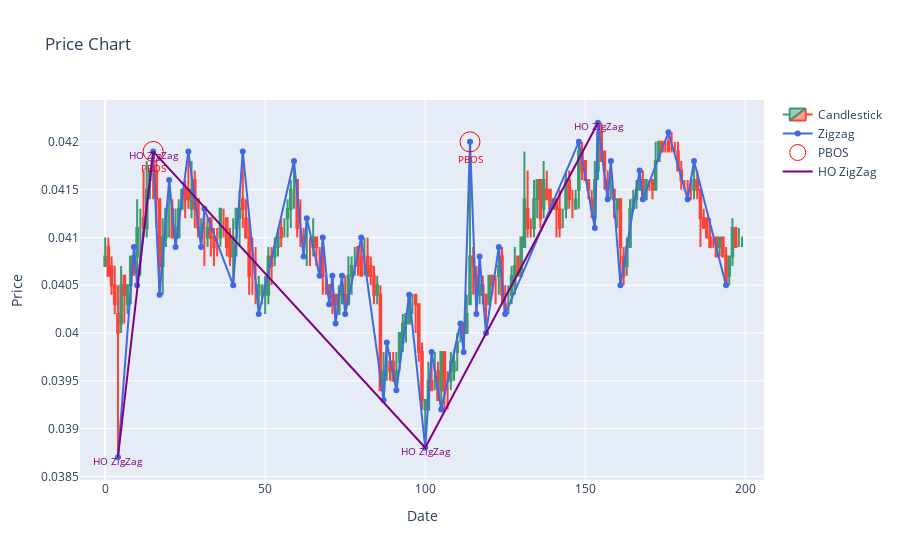

Notebook cell for this chart:
### Code cell
pt = gu.PlottingTool()
pt.draw_candlesticks(pair_df)
pt.draw_zigzag(algo.zigzag_df)
# pt.draw_zigzag(h_o_zigzag_df, title='Higher order Zigzag', color='black')
pt.draw_points_with_label(algo.pair_df.iloc[algo.pbos_indices].index, algo.pair_df.iloc[algo.pbos_indices].high, "PBOS")
pt.draw_points_with_label(algo.zigzag_df[algo.zigzag_df.pair_df_index.isin(algo.h_o_indices)].pair_df_index,
                          algo.zigzag_df[algo.zigzag_df.pair_df_index.isin(algo.h_o_indices)].pivot_value, "HO ZigZag", draw_line=True)
# pt.draw_points_with_label(bos_df.loc[bos_df.pivot_type == "valley"], "BOS-S", color="red")
# pt.draw_points_with_label(lplb_df.loc[lplb_df.pivot_type == "peak"], "LPLB-S", color="orange")
# pt.draw_points_with_label(lpl_df.loc[lpl_df.pivot_type == "peak"], "LPL-S", color="green")
# for box in boxes_list:
#     print(box.id)
#     pt.draw_box(box, pair_df_end_index=pair_df.last_valid_index())
# pt.draw_highlight()
# pt.draw_points_with_label(bos_df.loc[bos_df.pivot_type == "valley"], "BOS-S", color="blue")
pt.show()

### Figure 1 — Plotly figure (JSON) as saved in the notebook; plotly's stock layout.template omitted (floating-point values rounded to 4 significant figures; data arrays with more than 128 entries replaced by an {"elided": "..."} marker saying what was removed)
{"data": [{"close": {"elided": "200 float values"}, "high": {"elided": "200 float values"}, "low": {"elided": "200 float values"}, "name": "Candlestick", "open": {"elided": "200 float values"}, "x": {"elided": "200 int values"}, "type": "candlestick"}, {"line": {"color": "royalblue"}, "mode": "lines+markers", "name": "Zigzag", "x": [4, 9, 10, 15, 17, 20, 22, 26, 30, 31, 40, 43, 48, 59, 62, 63, 67, 68, 70, 71, 72, 74, 75, 80, 87, 88, 91, 95, 100, 102, 105, 111, 112, 114, 116, 117, 119, 123, 125, 148, 153, 154, 157, 158, 161, 167, 168, 176, 182, 184, 194], "y": [0.0387, 0.0409, 0.0405, 0.0419, 0.0404, 0.0416, 0.0409, 0.0419, 0.0409, 0.0413, 0.0405, 0.0419, 0.0402, 0.0418, 0.0408, 0.0412, 0.0406, 0.041, 0.0403, 0.0406, 0.0401, 0.0406, 0.0402, 0.041, 0.0393, 0.0399, 0.0394, 0.0404, 0.0388, 0.0398, 0.0392, 0.0401, 0.0398, 0.042, 0.0402, 0.0408, 0.04, 0.0409, 0.0402, 0.042, 0.0411, 0.0422, 0.0414, 0.0418, 0.0405, 0.0417, 0.0414, 0.0421, 0.0414, 0.0418, 0.0405], "type": "scatter"}, {"marker": {"color": "red", "size": 20, "symbol": "circle-open"}, "mode": "markers+text", "name": "PBOS", "text": "PBOS", "textfont": {"color": "red", "size": 10}, "textposition": "bottom center", "x": [15, 114], "y": [0.0419, 0.042], "type": "scatter"}, {"marker": {"color": "purple", "size": 20, "symbol": "circle-open"}, "mode": "lines+text", "name": "HO ZigZag", "text": "HO ZigZag", "textfont": {"color": "purple", "size": 10}, "textposition": "bottom center", "x": [4, 15, 100, 154], "y": [0.0387, 0.0419, 0.0388, 0.0422], "type": "scatter"}], "layout": {"xaxis": {"rangeslider": {"visible": false}, "title": {"text": "Date"}}, "title": {"text": "Price Chart"}, "yaxis": {"title": {"text": "Price"}}}}
